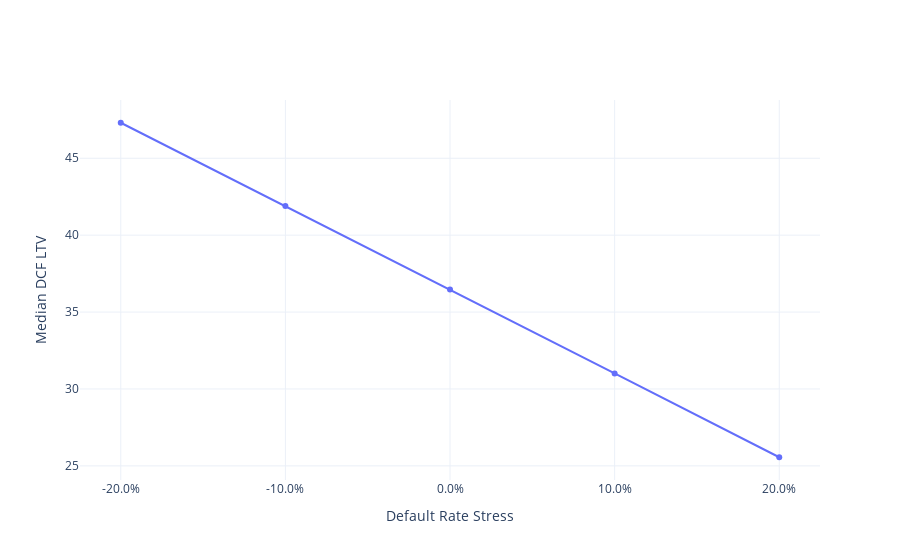

This figure's notebook cell:
### Code cell
v = [i[0] for i in ltvs.values()]
l = [f'{100*i[1]}%' for i in ltvs.values()]
fig = go.Figure(go.Scatter(x=l, y=v))
fig.update_layout(xaxis=dict(title='Default Rate Stress'),
                 yaxis=dict(title='Median DCF LTV'))
fig.show()

### Figure 1 — Plotly figure (JSON) as saved in the notebook; plotly's stock layout.template omitted (floating-point values rounded to 4 significant figures)
{"data": [{"type": "scatter", "x": ["-20.0%", "-10.0%", "0.0%", "10.0%", "20.0%"], "y": [47.31, 41.89, 36.46, 31.01, 25.56]}], "layout": {"xaxis": {"title": {"text": "Default Rate Stress"}}, "yaxis": {"title": {"text": "Median DCF LTV"}}}}
